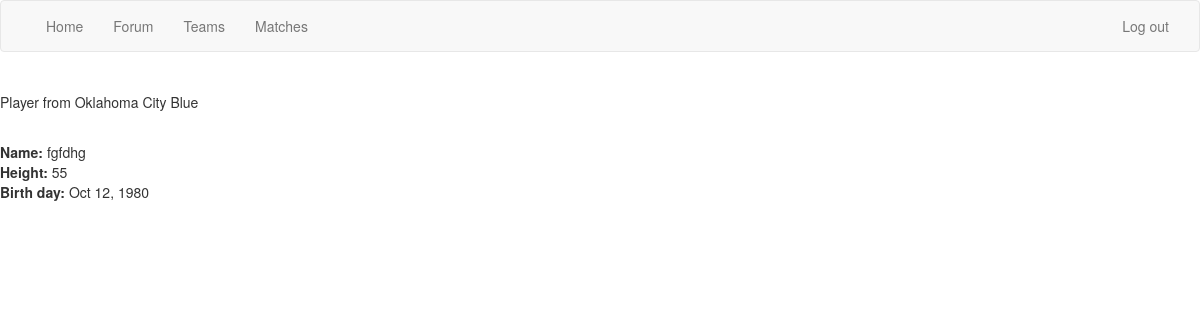
/teams/player/summary/2/ (signed in), run on an earlier commit of the app's database.
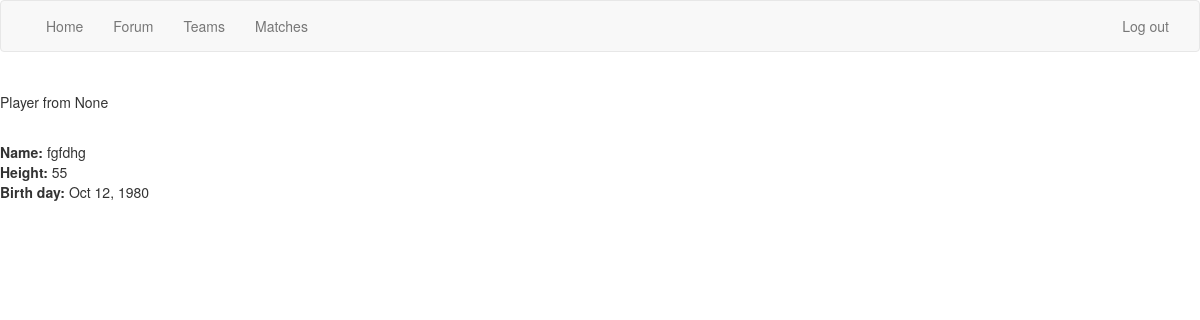
And on a later commit of the database.
### newsfeed/models.py (models this page shows, shortened)
class Player(models.Model):
    name = models.CharField(max_length=50)
    height = models.IntegerField(validators=[MinValueValidator(0)])
    bDay = models.DateTimeField()
    team = models.ForeignKey(Team, related_name="players", blank=True, null=True)

class Team(models.Model):
    name = models.CharField(max_length=50)
    homeArena = models.CharField(max_length=50)
    def __str__(self):
        return self.name

### newsfeed/views.py (the view)
# urls.py: url(r'^teams/player/summary/(?P<pk>\d+)/$', views.player_summary, name="player_summary"),
def player_summary(request, pk):
    player = get_object_or_404(Player, pk=pk)
    return render(request, 'teams/player_summary.html', {'player': player})

### newsfeed/templates/teams/player_summary.html
{% extends 'teams/team_summary.html' %}
{% block content %}
    <p> Player from {{ player.team}} </p> <br>
    <b>Name:</b> {{ player.name }} <br>
    <b>Height:</b> {{ player.height }} <br>
    <b>Birth day:</b> {{ player.bDay|date:"M d, Y" }} <br>
{% endblock %}

What changed in the data, as far as the page shows it:
changed Player "fgfdhg": team "Oklahoma City Blue" → "None"
